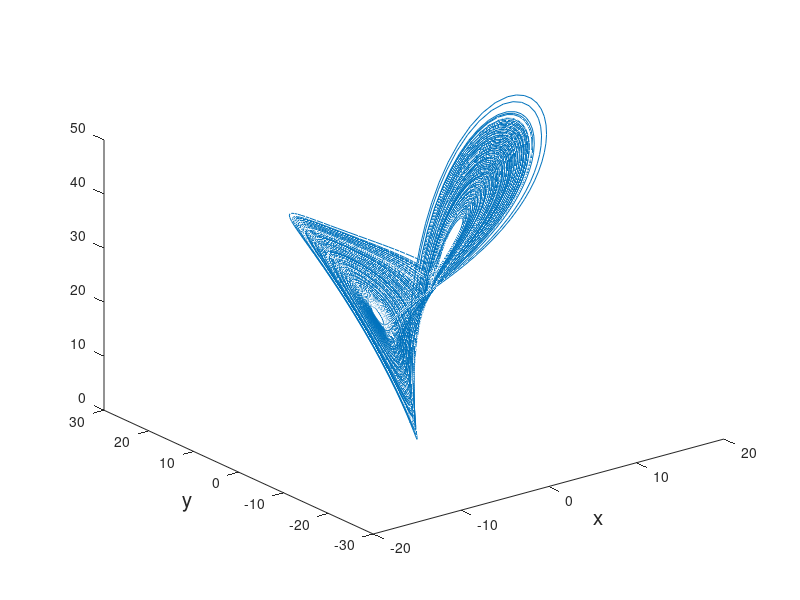

Reproduce this figure in MATLAB. (Note: this script raises an error after producing the figure.)
%Code showing timeseries and lyapunov exponents
r=28;sigma=10;b=8/3;
Lorenz=@(t,x) [sigma*(x(2)-x(1));r*x(1)-x(2)-x(1)*x(3);x(1)*x(2)-b*x(3)]; 
% Use ode45, 0<t<200, initial value (x,y)=(1,0).
%set tolerances
options = odeset('RelTol',1e-4,'AbsTol',1e-4);
[t,xx]=ode45(Lorenz,[0 1000],[0,1,0],options);

figure(1)
plot3(xx(:,1),xx(:,2),xx(:,3))
%plot(xx(:,3))
hold on 
% Plot the trajectory.
fsize=15;
%axis([-10 10 -10 10])
xlabel('x','FontSize',fsize)
ylabel('y','FontSize',fsize)
print -depsc -painters  Phasespace_Lorenz.eps

%Calculating lyapunov exponents
[T,Res]=lyapunov(3,@lorenz_ext,@ode45,0,0.5,200,[0 1 0],10);
figure(2)
plot(T,Res);

title('Dynamics of Lyapunov exponents');
xlabel('Time'); ylabel('Lyapunov exponents');

print -depsc -painters  Lyapunovexponent.eps
